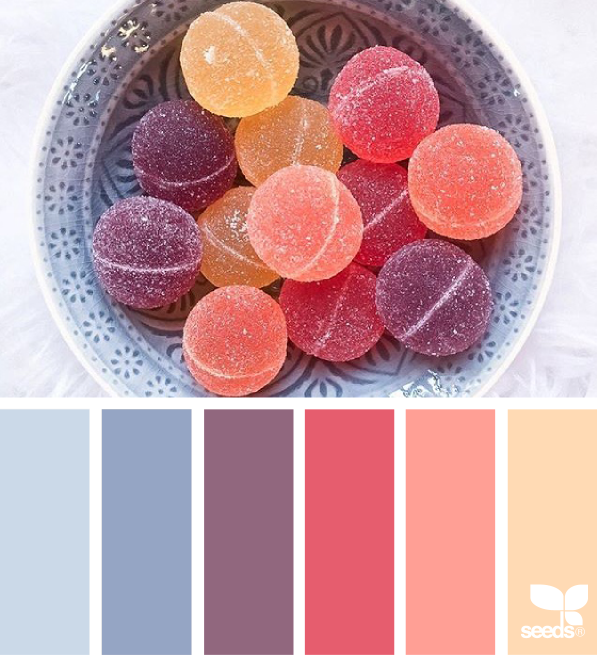
#> input picture p_test/1.png, 1194 x 1310 px, found by its file name (shown at 1/2 size); its folder holds 4 pictures in this run
$ python repeat.py p_test/1.png p_test/10.png p_test/10.png
#> lines starting #> are read from the running program, lines starting #| are printed output that depends on the picture; pictures that were not available may be replaced by others from this repository, and a replacement may not be noted
### ML.py
import numpy as np
import pandas as pd
import matplotlib.pyplot as plt
from sklearn.cluster import KMeans
import matplotlib
from matplotlib import cm
from sklearn.metrics import silhouette_samples,silhouette_score
import matplotlib.pyplot as plt
from sklearn.preprocessing import StandardScaler
from sklearn.svm import SVC
from PIL import Image
#from google.colab import drive

#######################rgb2lab 함수 만들기############################
# [51 lines left out: function rgb2lab, not called in this run]

############ 팔레트 데이터로부터 색 추출 #############################

############ color pallete로부터 RGB 추출 ##############################
#from google.colab import drive
#drive.mount('/gdrive', force_remount = True)
pallete_path = "C:/Users/cocal/desktop/jess/test/p_test/"

#팔레트 색좌표
areaPos = ((40,400),(130,400),(210,400),(290,400),(380,400),(450,400)) #0428 수정

#팔레트 데이터
temp_pallete_RGB = [[(0,0,0),(0,0,0),(0,0,0),(0,0,0),(0,0,0),(0,0,0),(0,0,0)]]

for i in range(1,120):
    im = Image.open(pallete_path + f"{i}.png")
#> im is the input picture: PIL image 1194x1310 RGB; mean R, G, B 197.3, 154.4, 160.8
    im = im.resize((500,500))
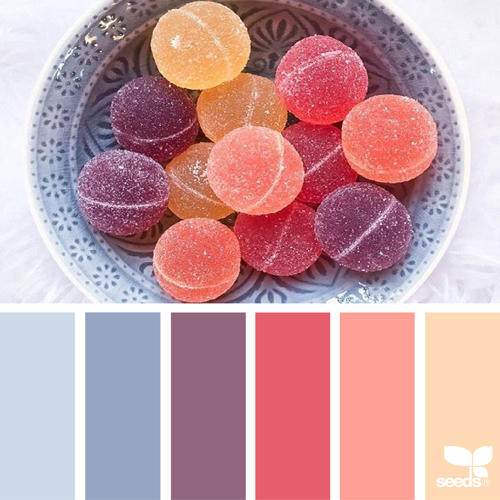
#> im: PIL image 500x500 RGB; mean R, G, B 197.3, 154.4, 160.7
    rgb_im = im.convert('RGB')
    AreaTemp = [(0,0,0)]
    for j in range(0,6):
        RGB_temp = rgb_im.getpixel(areaPos[j])
        AreaTemp.append(RGB_temp)
#> this loop made 6 passes
#> RGB_temp on passes 1 to 6: (203, 217, 232), (149, 165, 196), (145, 103, 126), (230, 93, 110), (255, 159, 149), (255, 218, 180)
#> after the loop, AreaTemp = [(0, 0, 0), (203, 217, 232), (149, 165, 196), (145, 103, 126), (230, 93, 110), (255, 159, 149), (255, 218, 180)]
#> pass 3 of the loop `for i in range(1,120):`:
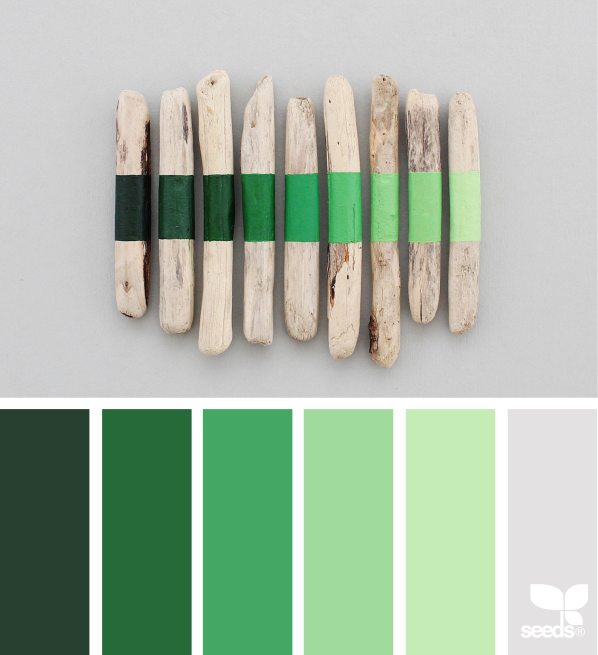
#> input picture p_test/10.png, 1196 x 1309 px, given in place of 3.png, which was not available (shown at 1/2 size)
#> im is the input picture: PIL image 1196x1309 RGB; mean R, G, B 169.3, 185.8, 167.2
#> `im = im.resize((500,500))`:
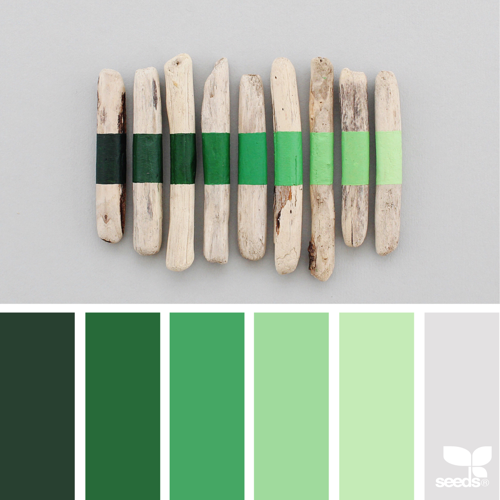
#> im: PIL image 500x500 RGB; mean R, G, B 169.3, 185.8, 167.2
#> the loop `for j in range(0,6):` made 6 passes
#> RGB_temp on passes 1 to 6: (40, 64, 48), (39, 106, 57), (69, 167, 100), (160, 218, 157), (197, 235, 183), (227, 225, 226)
#> after the loop `for j in range(0,6):`: AreaTemp = [(0, 0, 0), (40, 64, 48), (39, 106, 57), (69, 167, 100), (160, 218, 157), (197, 235, 183), (227, 225, 226)]
    temp_pallete_RGB.append(AreaTemp)

################ making LABData #######################

#0번은 형식을 보여주기 위함, 1번째가 1.png, 안쪽 list도 0번째는 값을 미포함
temp_pallete_LAB = [[(0,0,0),(0,0,0),(0,0,0),(0,0,0),(0,0,0),(0,0,0),(0,0,0)]]

# RGB를 LAB로 싹 다 교체
for i in range(1,120):#i가 데이터 j가 영역
    AreaTemp = [rgb2lab(temp_pallete_RGB[i][0])]
    for j in range(1,7):
        LABTemp = rgb2lab(temp_pallete_RGB[i][j])
        AreaTemp.append(LABTemp)
    temp_pallete_LAB.append(AreaTemp)

#############################LAB to DataFrame#########################################
temp_LABData_pallete = np.array(temp_pallete_LAB)

PalleteName = ["Pallete0"]
for i in range(1,120):
  PalleteName.append(f"Pallete{i}")

for i in range(0,120):
    PalleteName[i]= temp_LABData_pallete[i]

df_Pallete = PalleteName.copy()

for i in range(0,120):
    df_Pallete[i]=pd.DataFrame(PalleteName[i], columns= ['L', 'A', 'B'])
    df_Pallete[i]=df_Pallete[i].drop([0])

input_df_Pallete = df_Pallete.copy()
del input_df_Pallete[0]

pallete_LAB= pd.concat(input_df_Pallete, ignore_index=True)

pallete_LAB.index+=1 #영역별 RGB 데이터역시 1로 시작하기 때문에 Pallete 데이터도 1로 시작

############################ 전문가 색칠 데이터로부터 색 추출 ##############################
########################################## Making RGB Data Set From Design Data###################################
# #구글드라이브에서 파일 불러오기
#from google.colab import drive
#drive.mount('/gdrive', force_remount = True)
drive_path = "C:/Users/cocal/desktop/jess/test/DesignData/"

#x,y는 안쪽 튜플의 0,1 / 외곽 튜플은 1->1영역, 10->10영역
areaPos = ((0,0),(80,40),(30,245),(122,122),(120,160),(110,200),(120,240),(175,350),(240,450),(244,463),(213,483))

#0번은 형식을 보여주기 위함, 1번째가 shoe1.png, 안쪽 list도 0번째는 값을 미포함
temp_data_RGB = [[(0,0,0),(0,0,0),(0,0,0),(0,0,0),(0,0,0),(0,0,0),(0,0,0),(0,0,0),(0,0,0),(0,0,0),(0,0,0)]]

dataNum = 230

# 이미지 객체로 생성
for i in range(1,dataNum+1):
    im = Image.open(drive_path+f"shoe{i}.png")
    rgb_im = im.convert('RGB')
    AreaTemp = [[255,0,0]] # test 영역, 실재로 존재하지는 않음
    for j in range(1,11):
        RGBTemp = rgb_im.getpixel((areaPos[j][0],areaPos[j][1]))
        AreaTemp.append(list(RGBTemp))
    temp_data_RGB.append(AreaTemp)

################ making LABData #######################

#0번은 형식을 보여주기 위함, 1번째가 shoe1.png, 안쪽 list도 0번째는 값을 미포함
temp_data_LAB = [[(0,0,0),(0,0,0),(0,0,0),(0,0,0),(0,0,0),(0,0,0),(0,0,0),(0,0,0),(0,0,0),(0,0,0),(0,0,0)]]

# RGB를 LAB로 싹 다 교체
for i in range(1,dataNum+1):#i가 데이터 j가 영역
    AreaTemp = [rgb2lab(temp_data_RGB[i][0])]
    for j in range(1,11):
        LABTemp = rgb2lab(temp_data_RGB[i][j])
        AreaTemp.append(LABTemp)
    temp_data_LAB.append(AreaTemp)

#####################################  LAB to Dataframe ##################################

''' DataFrame areaN:
        L        A        B
1   84.3033  10.2476  12.6790
2   87.8694   2.6549  -4.0497
3   90.0667  -3.9853  -1.3924
4   65.9958   1.1339 -16.6891
5   93.8319   1.5005   4.3339
6   92.6243   0.9910   2.5250
              ......
'''

#LABData_area -> data_LAB, LABData -> temp_data_LAB, areaN -> data_LAB_areaN

data_LAB = np.array(temp_data_LAB)
areaName = ["area0", "area1", "area2", "area3", "area4", "area5", "area6", "area7", "area8", "area9", "area10"]

for i in range(0,11):
    areaName[i]= data_LAB[:,i]

LABset = [["L_area0","L_area1", "L_area2", "L_area3", "L_area4", "L_area5", "L_area6", "L_area7", "L_area8", "L_area9", "L_area10"],
                ["A_area0","A_area1", "A_area2", "A_area3", "A_area4", "A_area5", "A_area6", "A_area7", "A_area8", "A_area9", "A_area10"],
                   ["B_area0","B_area1", "B_area2", "B_area3", "B_area4", "B_area5", "B_area6", "B_area7", "B_area8", "B_area9", "B_area10"]]

for i in range(0,3):
    for j in range(0,11):
        LABset[i][j] = areaName[j][:,i]

df_LABset = [["df_L_area0","df_L_area1", "df_L_area2", "df_L_area3", "df_L_area4", "df_L_area5", "df_L_area6", "df_L_area7", "df_L_area8", "df_L_area9", "df_L_area10"],
                ["df_A_area0","df_A_area1", "df_A_area2", "df_A_area3", "df_A_area4", "df_A_area5", "df_A_area6", "df_A_area7", "df_A_area8", "df_A_area9", "df_A_area10"],
                   ["df_B_area0","df_B_area1", "df_B_area2", "df_B_area3", "df_B_area4", "df_B_area5", "df_B_area6", "df_B_area7", "df_B_area8", "df_B_area9", "df_B_area10"]]

col_names = [[["L"], ["L"], ["L"], ["L"], ["L"],["L"],["L"], ["L"], ["L"], ["L"], ["L"]],
                [["A"], ["A"], ["A"], ["A"], ["A"], ["A"], ["A"], ["A"], ["A"], ["A"], ["A"]],
                   [["B"], ["B"], ["B"],["B"], ["B"], ["B"], ["B"], ["B"], ["B"], ["B"], ["B"]]]

for i in range(0,3):
    for j in range(0,11):
        df_LABset[i][j] = pd.DataFrame(LABset[i][j], columns=col_names[i][j])

area = ["area0", "area1", "area2", "area3", "area4", "area5", "area6", "area7", "area8", "area9", "area10"]

for i in range(0,11):
       area[i] = pd.concat([df_LABset[0][i], df_LABset[1][i], df_LABset[2][i]], axis=1)
       area[i]=area[i].drop([0])

data_LAB_area = [0,0,0,0,0,0,0,0,0,0,0,0]
data_LAB_area[0] =area[0]
data_LAB_area[1]=area[1]
data_LAB_area[2]=area[2]
data_LAB_area[3]=area[3]
data_LAB_area[4]=area[4]
data_LAB_area[5]=area[5]
data_LAB_area[6]=area[6]
data_LAB_area[7]=area[7]
data_LAB_area[8]=area[8]
data_LAB_area[9]=area[9]
data_LAB_area[10]=area[10]


################################# 팔레트 위의 색을 분류 ##########################

data_LAB_all = pd.concat([data_LAB_area[1],data_LAB_area[2],data_LAB_area[3],data_LAB_area[4],data_LAB_area[5],data_LAB_area[6],data_LAB_area[7],data_LAB_area[8],data_LAB_area[9],data_LAB_area[10]],axis=0)
# print(data_LAB_all)

################################디자이너가 가져온 색들을 6개로 분류###############
data_LAB_all_cluster = data_LAB_all.copy() #영역 없이 Clustering

km = KMeans(n_clusters=6, init='k-means++', n_init=10, max_iter=300, tol=1e-04, random_state=1)
y_km = km.fit_predict(data_LAB_all)

data_LAB_all_cluster['cluster']=y_km #무슨 클러스터인지 열 추가

pallete_LAB_cluster = pallete_LAB.copy() #영역 없이 Clustering

all_LAB_SVM = SVC(kernel='linear') #SVM 생성
all_LAB_SVM = all_LAB_SVM.fit(data_LAB_all_cluster.drop(columns=['cluster']),data_LAB_all_cluster['cluster']) #이걸로 SVM 생성

##############팔레트 데이터에 cluster 열을 추가해서 해당 색이 몇 클러스터인지 알려주기##########################
target_LAB_cluster = pallete_LAB.copy()
tempCluster = []

for i in range(1,715):
  if target_LAB_cluster.loc[i,'L'] < -100:
    tempCluster.append(-1)
  else:
    tempCluster.append(all_LAB_SVM.predict(pallete_LAB)[i-1])

pallete_LAB_cluster['cluster'] = tempCluster

# print(pallete_LAB_cluster)
# print("ML")

### repeat.py
import numpy as np
import pandas as pd
import matplotlib.pyplot as plt
from sklearn.cluster import KMeans
import matplotlib
from matplotlib import cm
from sklearn.metrics import silhouette_samples,silhouette_score
import matplotlib.pyplot as plt
from sklearn.preprocessing import StandardScaler
from sklearn.svm import SVC
from PIL import Image
import sys

#> (the run stopped early here; a loop or call above may not have finished)
